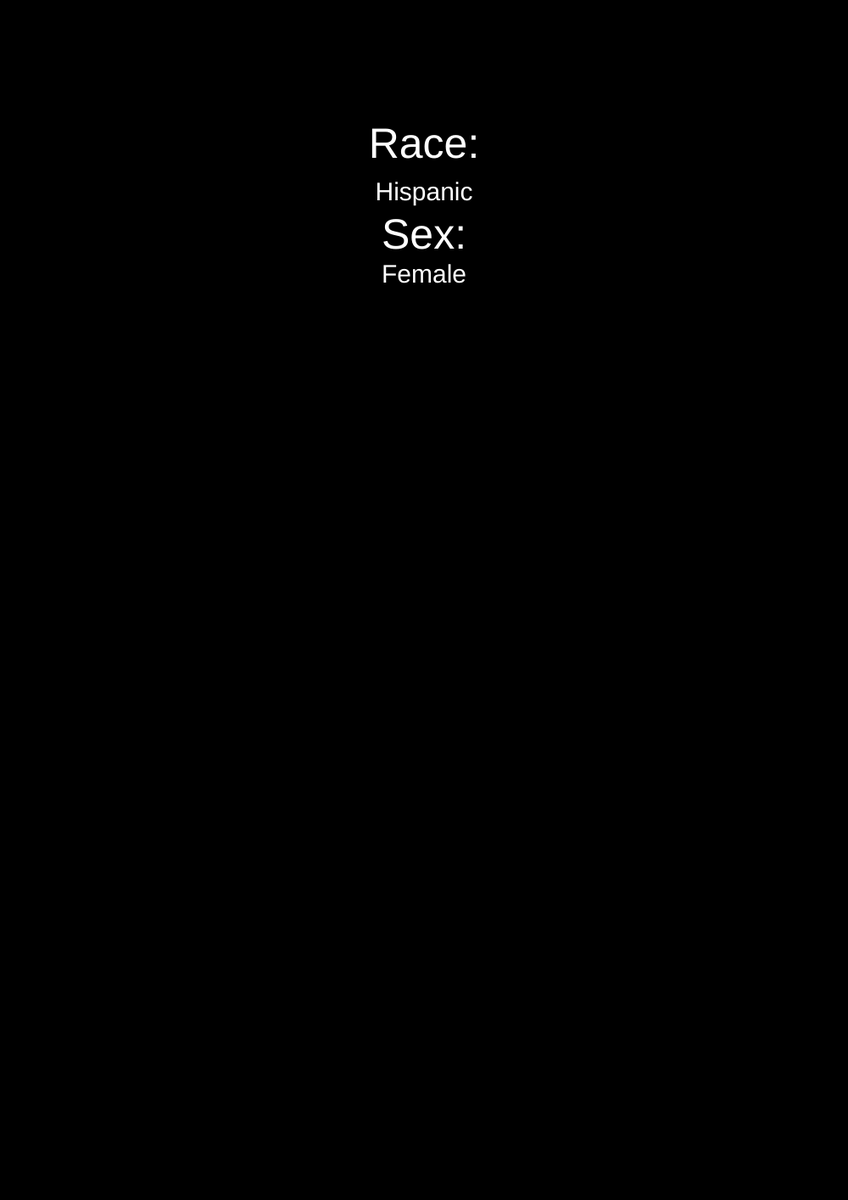
Frame 1 (no input)
Frame 60 (no input): identical to frame 1, image omitted
Frame 120 (the mouse pressed at the canvas centre since frame 60): identical to frame 1, image omitted

The p5.js sketch that drew this single still picture (run headless with seeded random() and noise() and a simulated clock; from frame 60 on, the mouse is pressed at the canvas centre):

// p5.js sketch
// ── sketch.js
var race_probability;
var sex_probability;


function setup() {           
  createCanvas(1000, 1414);
  background(0);  
  race_probability = random();
  race_determiner(race_probability);
  sex_probability = random();
  sex_determiner(sex_probability);
}

function draw() {                       
  // Empty for now
}

function sex_determiner(sex_probability){
  textSize(50);
  textAlign(CENTER);
  fill(255);
  text("Sex:", width/2,(height/5)+10)
  if (sex_probability < .50){
  	textSize(30)
  	fill(255);
  	text("Female",width/2, (height/5)+50);
  }else{
  	textSize(30)
  	fill(255);
  	text("Male",width/2, (height/5)+50);
  }
}

function race_determiner(race_probability){
  textSize(50);
  textAlign(CENTER);
  fill(255);
  text("Race:", width/2, (height/6) - 50)
  if (race_probability <= .61){
  	textSize(30);
  	fill(255);
  	text("White", width/2, height/6)
  }
  else if (race_probability > .61 && race_probability< .78){
  	textSize(30);
  	fill(255);
  	text("Hispanic", width/2, height/6)
  }
  else if (race_probability > .78 && race_probability < .91) {
  	textSize(30);
  	fill(255);
  	text("Black or African", width/2, height/6)
  }
  else if (race_probability > .91 && race_probability < .96){
  	textSize(30);
  	fill(255);
  	text("Asian", width/2, height/6)
  }
  else if (race_probability >.96 && race_probability <.98){
  	textSize(30);
  	fill(255);
  	text("American Indian or Alaska Native", width/2, height/6)
  }
  else if (race_probability >.98 && race_probability <1.0){
  	textSize(30);
  	fill(255);
  	text("Native Hawaiian or Other Pacific Islander", width/2, height/6)
  }
}
